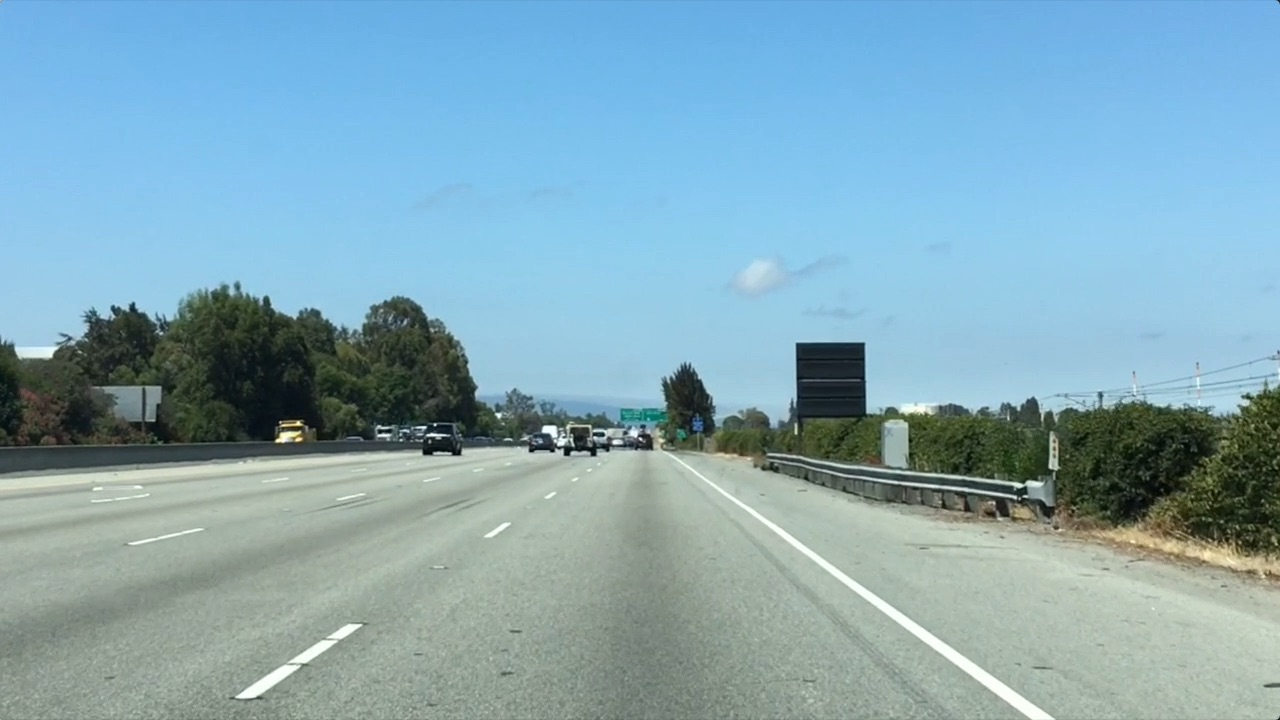
#> input picture lesson1-image-processing/data/test.jpg, 1280 x 720 px
$ python color_selection.py
#> lines starting #> are read from the running program, lines starting #| are printed output that depends on the picture; after the words box and inside, x2 and y2 are one past the last pixel; in counts of white or black regions, pixels touching at a corner belong together
''' Simple python script that takes an image and blacks out non-white pixels
Used as the first step in lane detection.
Created during Udacity SDC-NN lesson 1 lectures/labs
'''

import matplotlib.pyplot as plt
import matplotlib.image as mpimg
import numpy as np


# Read in the image
res_dir = 'res/'
data_dir = 'data/'
img_name = 'test.jpg'
image = mpimg.imread(data_dir + img_name)
#> image is the input picture: shape (720, 1280, 3); mean R, G, B 132, 168.5, 182.1


# Grab the x and y size and make a copy of the image
ysize = image.shape[0]
#> ysize = 720
xsize = image.shape[1]
#> xsize = 1280
color_select = np.copy(image)


# Define color selection criteria
red_threshold = 200
green_threshold = 200
blue_threshold = 200


rgb_threshold = [red_threshold, green_threshold, blue_threshold]


# Do a boolean or with the "|" character to identify
# pixels below the thresholds
thresholds = (image[:,:,0] < rgb_threshold[0]) \
        | (image[:,:,1] < rgb_threshold[1]) \
        | (image[:,:,2] < rgb_threshold[2])
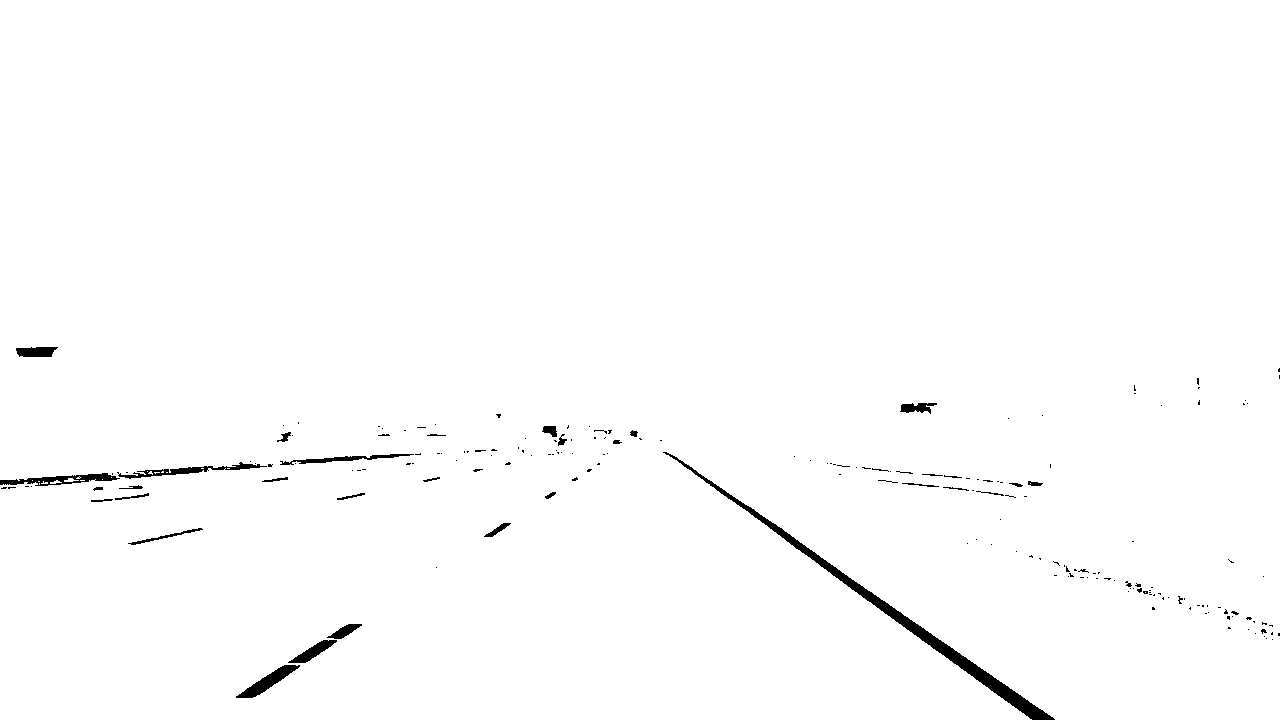
#> thresholds: shape (720, 1280) bool; 99% white; 196 black regions (161 under 20 px), largest, box (x1, y1, x2, y2) and area: (663, 452, 1055, 720) 3799, (0, 473, 120, 486) 673, (236, 665, 300, 698) 665
color_select[thresholds] = [0,0,0]
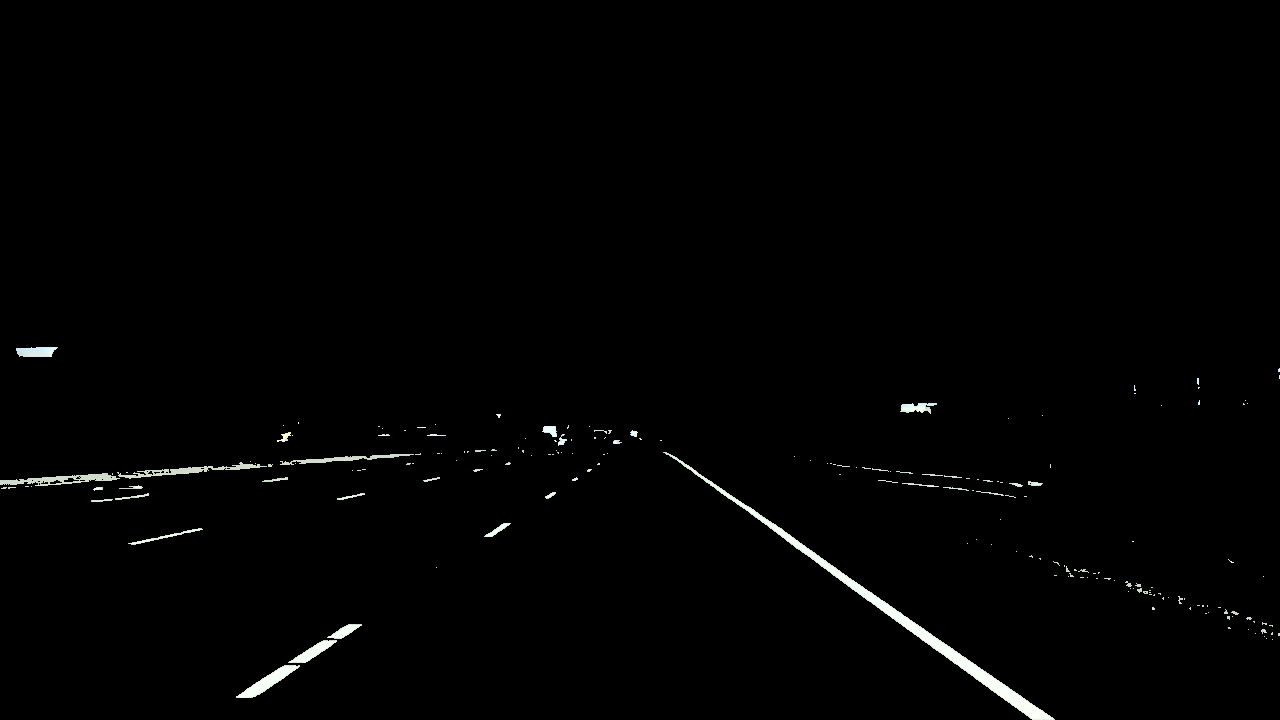
#> color_select: shape (720, 1280, 3); mean R, G, B 2.4, 2.5, 2.4
plt.imshow(color_select)
# Display the image
plt.imshow(color_select)


mpimg.imsave(res_dir + img_name + '.color-post.jpg', color_select)
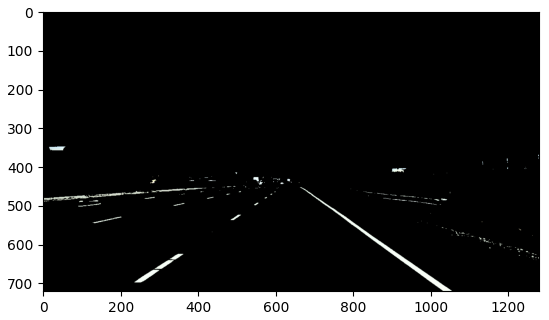
#> figure drawn by matplotlib, 1 panel
